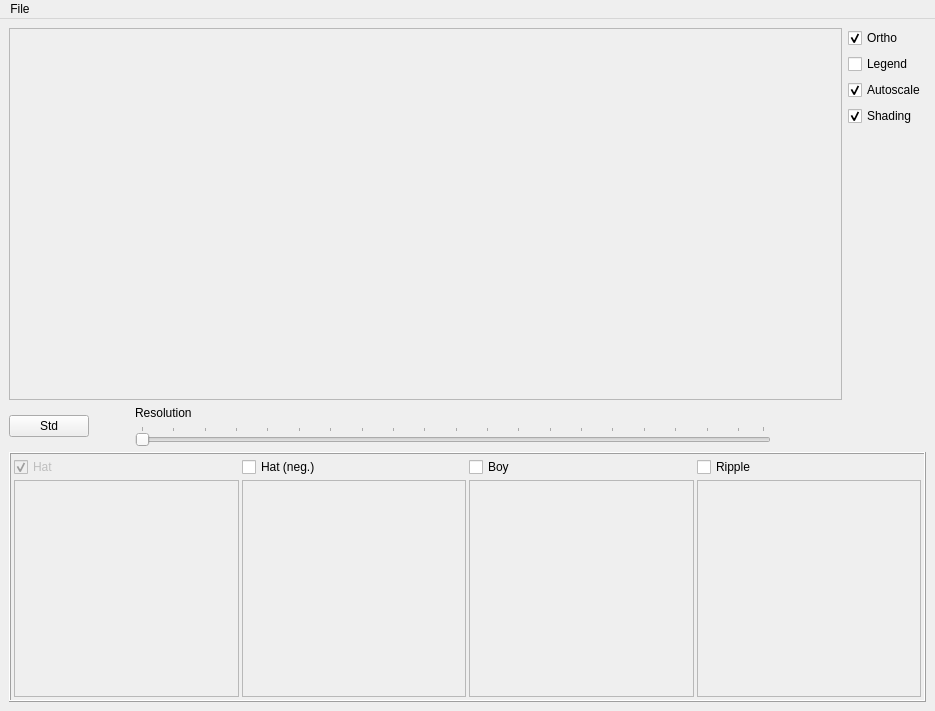
<?xml version="1.0" encoding="UTF-8"?>
<ui version="4.0">
 <class>MainWindow</class>
 <widget class="QMainWindow" name="MainWindow">
  <property name="geometry">
   <rect>
    <x>0</x>
    <y>0</y>
    <width>935</width>
    <height>711</height>
   </rect>
  </property>
  <property name="windowTitle">
   <string>Plotlets</string>
  </property>
  <widget class="QWidget" name="centralWidget">
   <layout class="QVBoxLayout" name="verticalLayout_8">
    <item>
     <layout class="QHBoxLayout" name="horizontalLayout_2">
      <item>
       <layout class="QVBoxLayout" name="verticalLayout_4">
        <item>
         <widget class="QFrame" name="frame">
          <property name="sizePolicy">
           <sizepolicy hsizetype="MinimumExpanding" vsizetype="MinimumExpanding">
            <horstretch>0</horstretch>
            <verstretch>0</verstretch>
           </sizepolicy>
          </property>
          <property name="frameShape">
           <enum>QFrame::StyledPanel</enum>
          </property>
          <property name="frameShadow">
           <enum>QFrame::Sunken</enum>
          </property>
         </widget>
        </item>
        <item>
         <layout class="QHBoxLayout">
          <property name="spacing">
           <number>6</number>
          </property>
          <property name="margin">
           <number>0</number>
          </property>
          <item>
           <layout class="QHBoxLayout">
            <property name="spacing">
             <number>6</number>
            </property>
            <property name="margin">
             <number>0</number>
            </property>
            <item>
             <widget class="QPushButton" name="normButton">
              <property name="text">
               <string>Std</string>
              </property>
             </widget>
            </item>
            <item>
             <spacer>
              <property name="orientation">
               <enum>Qt::Horizontal</enum>
              </property>
              <property name="sizeType">
               <enum>QSizePolicy::Fixed</enum>
              </property>
              <property name="sizeHint" stdset="0">
               <size>
                <width>40</width>
                <height>20</height>
               </size>
              </property>
             </spacer>
            </item>
            <item>
             <layout class="QVBoxLayout">
              <property name="spacing">
               <number>6</number>
              </property>
              <property name="margin">
               <number>0</number>
              </property>
              <item>
               <widget class="QLabel" name="label_3">
                <property name="text">
                 <string>&lt;html&gt;&lt;head&gt;&lt;meta name=&quot;qrichtext&quot; content=&quot;1&quot; /&gt;&lt;/head&gt;&lt;body style=&quot; white-space: pre-wrap; font-family:MS Shell Dlg; font-weight:400; font-style:normal; text-decoration:none;&quot;&gt;&lt;p style=&quot; margin-top:0px; margin-bottom:0px; margin-left:0px; margin-right:0px; -qt-block-indent:0; text-indent:0px;&quot;&gt;Resolution&lt;/p&gt;&lt;/body&gt;&lt;/html&gt;</string>
                </property>
               </widget>
              </item>
              <item>
               <widget class="QSlider" name="resSlider">
                <property name="minimum">
                 <number>1</number>
                </property>
                <property name="maximum">
                 <number>100</number>
                </property>
                <property name="orientation">
                 <enum>Qt::Horizontal</enum>
                </property>
                <property name="tickPosition">
                 <enum>QSlider::TicksAbove</enum>
                </property>
                <property name="tickInterval">
                 <number>5</number>
                </property>
               </widget>
              </item>
             </layout>
            </item>
           </layout>
          </item>
          <item>
           <spacer>
            <property name="orientation">
             <enum>Qt::Horizontal</enum>
            </property>
            <property name="sizeType">
             <enum>QSizePolicy::Fixed</enum>
            </property>
            <property name="sizeHint" stdset="0">
             <size>
              <width>71</width>
              <height>20</height>
             </size>
            </property>
           </spacer>
          </item>
         </layout>
        </item>
       </layout>
      </item>
      <item>
       <layout class="QVBoxLayout" name="verticalLayout_3">
        <item>
         <layout class="QHBoxLayout" name="horizontalLayout_8">
          <item>
           <layout class="QVBoxLayout" name="verticalLayout">
            <item>
             <widget class="QCheckBox" name="projection">
              <property name="text">
               <string>Ortho</string>
              </property>
              <property name="checked">
               <bool>true</bool>
              </property>
             </widget>
            </item>
            <item>
             <widget class="QCheckBox" name="colorlegend">
              <property name="text">
               <string>Legend</string>
              </property>
             </widget>
            </item>
            <item>
             <widget class="QCheckBox" name="autoscale">
              <property name="text">
               <string>Autoscale</string>
              </property>
              <property name="checked">
               <bool>true</bool>
              </property>
             </widget>
            </item>
            <item>
             <widget class="QCheckBox" name="shader">
              <property name="text">
               <string>Shading</string>
              </property>
              <property name="checked">
               <bool>true</bool>
              </property>
             </widget>
            </item>
           </layout>
          </item>
         </layout>
        </item>
        <item>
         <spacer name="verticalSpacer_2">
          <property name="orientation">
           <enum>Qt::Vertical</enum>
          </property>
          <property name="sizeHint" stdset="0">
           <size>
            <width>20</width>
            <height>40</height>
           </size>
          </property>
         </spacer>
        </item>
       </layout>
      </item>
     </layout>
    </item>
    <item>
     <widget class="QFrame" name="frame_2">
      <property name="sizePolicy">
       <sizepolicy hsizetype="Expanding" vsizetype="Fixed">
        <horstretch>0</horstretch>
        <verstretch>0</verstretch>
       </sizepolicy>
      </property>
      <property name="minimumSize">
       <size>
        <width>0</width>
        <height>250</height>
       </size>
      </property>
      <property name="maximumSize">
       <size>
        <width>16777213</width>
        <height>250</height>
       </size>
      </property>
      <property name="frameShape">
       <enum>QFrame::Box</enum>
      </property>
      <property name="frameShadow">
       <enum>QFrame::Raised</enum>
      </property>
      <layout class="QHBoxLayout" name="horizontalLayout">
       <property name="spacing">
        <number>3</number>
       </property>
       <property name="margin">
        <number>3</number>
       </property>
       <item>
        <layout class="QVBoxLayout" name="verticalLayout_2">
         <property name="sizeConstraint">
          <enum>QLayout::SetMaximumSize</enum>
         </property>
         <item>
          <widget class="QCheckBox" name="cbHat">
           <property name="enabled">
            <bool>false</bool>
           </property>
           <property name="text">
            <string>Hat</string>
           </property>
           <property name="checked">
            <bool>true</bool>
           </property>
          </widget>
         </item>
         <item>
          <widget class="ConfigFrame" name="cfgHat">
           <property name="sizePolicy">
            <sizepolicy hsizetype="Expanding" vsizetype="Expanding">
             <horstretch>0</horstretch>
             <verstretch>0</verstretch>
            </sizepolicy>
           </property>
           <property name="maximumSize">
            <size>
             <width>16777215</width>
             <height>16777215</height>
            </size>
           </property>
           <property name="frameShape">
            <enum>QFrame::StyledPanel</enum>
           </property>
           <property name="frameShadow">
            <enum>QFrame::Sunken</enum>
           </property>
          </widget>
         </item>
        </layout>
       </item>
       <item>
        <layout class="QVBoxLayout" name="verticalLayout_5">
         <property name="sizeConstraint">
          <enum>QLayout::SetMaximumSize</enum>
         </property>
         <item>
          <widget class="QCheckBox" name="cbHatn">
           <property name="text">
            <string>Hat (neg.)</string>
           </property>
          </widget>
         </item>
         <item>
          <widget class="ConfigFrame" name="cfgHatn">
           <property name="enabled">
            <bool>false</bool>
           </property>
           <property name="sizePolicy">
            <sizepolicy hsizetype="Expanding" vsizetype="Expanding">
             <horstretch>0</horstretch>
             <verstretch>0</verstretch>
            </sizepolicy>
           </property>
           <property name="maximumSize">
            <size>
             <width>16777215</width>
             <height>16777215</height>
            </size>
           </property>
           <property name="frameShape">
            <enum>QFrame::StyledPanel</enum>
           </property>
           <property name="frameShadow">
            <enum>QFrame::Sunken</enum>
           </property>
          </widget>
         </item>
        </layout>
       </item>
       <item>
        <layout class="QVBoxLayout" name="verticalLayout_6">
         <property name="sizeConstraint">
          <enum>QLayout::SetMaximumSize</enum>
         </property>
         <item>
          <widget class="QCheckBox" name="cbBoy">
           <property name="text">
            <string>Boy</string>
           </property>
          </widget>
         </item>
         <item>
          <widget class="ConfigFrame" name="cfgBoy">
           <property name="enabled">
            <bool>false</bool>
           </property>
           <property name="sizePolicy">
            <sizepolicy hsizetype="Expanding" vsizetype="Expanding">
             <horstretch>0</horstretch>
             <verstretch>0</verstretch>
            </sizepolicy>
           </property>
           <property name="maximumSize">
            <size>
             <width>16777215</width>
             <height>16777215</height>
            </size>
           </property>
           <property name="frameShape">
            <enum>QFrame::StyledPanel</enum>
           </property>
           <property name="frameShadow">
            <enum>QFrame::Sunken</enum>
           </property>
          </widget>
         </item>
        </layout>
       </item>
       <item>
        <layout class="QVBoxLayout" name="verticalLayout_7">
         <property name="sizeConstraint">
          <enum>QLayout::SetDefaultConstraint</enum>
         </property>
         <item>
          <widget class="QCheckBox" name="cbRipple">
           <property name="text">
            <string>Ripple</string>
           </property>
          </widget>
         </item>
         <item>
          <widget class="ConfigFrame" name="cfgRipple">
           <property name="enabled">
            <bool>false</bool>
           </property>
           <property name="sizePolicy">
            <sizepolicy hsizetype="Expanding" vsizetype="Expanding">
             <horstretch>0</horstretch>
             <verstretch>0</verstretch>
            </sizepolicy>
           </property>
           <property name="maximumSize">
            <size>
             <width>16777215</width>
             <height>16777215</height>
            </size>
           </property>
           <property name="frameShape">
            <enum>QFrame::StyledPanel</enum>
           </property>
           <property name="frameShadow">
            <enum>QFrame::Sunken</enum>
           </property>
          </widget>
         </item>
        </layout>
       </item>
      </layout>
     </widget>
    </item>
   </layout>
  </widget>
  <widget class="QMenuBar" name="menuBar">
   <property name="geometry">
    <rect>
     <x>0</x>
     <y>0</y>
     <width>935</width>
     <height>18</height>
    </rect>
   </property>
   <widget class="QMenu" name="filemenu">
    <property name="title">
     <string>File</string>
    </property>
    <addaction name="Exit"/>
   </widget>
   <addaction name="filemenu"/>
  </widget>
  <action name="Exit">
   <property name="text">
    <string>Exit</string>
   </property>
   <property name="shortcut">
    <string>Ctrl+Q</string>
   </property>
  </action>
  <action name="pointstyle">
   <property name="checkable">
    <bool>true</bool>
   </property>
   <property name="icon">
    <iconset resource="../../images.qrc">
     <normaloff>:/images/scattered.png</normaloff>:/images/scattered.png</iconset>
   </property>
   <property name="text">
    <string>pointstyle</string>
   </property>
  </action>
  <action name="wireframe">
   <property name="checkable">
    <bool>true</bool>
   </property>
   <property name="icon">
    <iconset resource="../../images.qrc">
     <normaloff>:/images/wireframe.png</normaloff>:/images/wireframe.png</iconset>
   </property>
   <property name="text">
    <string>wireframe</string>
   </property>
  </action>
  <action name="hiddenline">
   <property name="checkable">
    <bool>true</bool>
   </property>
   <property name="icon">
    <iconset resource="../../images.qrc">
     <normaloff>:/images/hiddenline.png</normaloff>:/images/hiddenline.png</iconset>
   </property>
   <property name="text">
    <string>hiddenline</string>
   </property>
  </action>
  <action name="polygon">
   <property name="checkable">
    <bool>true</bool>
   </property>
   <property name="icon">
    <iconset resource="../../images.qrc">
     <normaloff>:/images/polygon.png</normaloff>:/images/polygon.png</iconset>
   </property>
   <property name="text">
    <string>polygon</string>
   </property>
  </action>
  <action name="filledmesh">
   <property name="checkable">
    <bool>true</bool>
   </property>
   <property name="icon">
    <iconset resource="../../images.qrc">
     <normaloff>:/images/filledmesh.png</normaloff>:/images/filledmesh.png</iconset>
   </property>
   <property name="text">
    <string>filledmesh</string>
   </property>
  </action>
  <action name="nodata">
   <property name="checkable">
    <bool>true</bool>
   </property>
   <property name="icon">
    <iconset resource="../../images.qrc">
     <normaloff>:/images/nodata.png</normaloff>:/images/nodata.png</iconset>
   </property>
   <property name="text">
    <string>nodata</string>
   </property>
  </action>
  <action name="floordata">
   <property name="checkable">
    <bool>true</bool>
   </property>
   <property name="icon">
    <iconset resource="../../images.qrc">
     <normaloff>:/images/floordata.png</normaloff>:/images/floordata.png</iconset>
   </property>
   <property name="text">
    <string>floordata</string>
   </property>
  </action>
  <action name="flooriso">
   <property name="checkable">
    <bool>true</bool>
   </property>
   <property name="icon">
    <iconset resource="../../images.qrc">
     <normaloff>:/images/flooriso.png</normaloff>:/images/flooriso.png</iconset>
   </property>
   <property name="text">
    <string>flooriso</string>
   </property>
  </action>
  <action name="floornone">
   <property name="checkable">
    <bool>true</bool>
   </property>
   <property name="icon">
    <iconset resource="../../images.qrc">
     <normaloff>:/images/floorempty.png</normaloff>:/images/floorempty.png</iconset>
   </property>
   <property name="text">
    <string>floornone</string>
   </property>
  </action>
  <action name="normals">
   <property name="checkable">
    <bool>true</bool>
   </property>
   <property name="icon">
    <iconset resource="../../images.qrc">
     <normaloff>:/images/normals.png</normaloff>:/images/normals.png</iconset>
   </property>
   <property name="text">
    <string>normals</string>
   </property>
  </action>
  <action name="axescolor">
   <property name="text">
    <string>&amp;Axes</string>
   </property>
  </action>
  <action name="backgroundcolor">
   <property name="text">
    <string>&amp;Background</string>
   </property>
  </action>
  <action name="meshcolor">
   <property name="text">
    <string>&amp;Mesh</string>
   </property>
  </action>
  <action name="numbercolor">
   <property name="text">
    <string>&amp;Numbers</string>
   </property>
  </action>
  <action name="labelcolor">
   <property name="text">
    <string>&amp;Label</string>
   </property>
  </action>
  <action name="titlecolor">
   <property name="text">
    <string>&amp;Caption</string>
   </property>
  </action>
  <action name="datacolor">
   <property name="text">
    <string>Data Color</string>
   </property>
  </action>
  <action name="resetcolor">
   <property name="text">
    <string>&amp;Reset</string>
   </property>
  </action>
  <action name="numberfont">
   <property name="text">
    <string>&amp;Scale numbering</string>
   </property>
  </action>
  <action name="labelfont">
   <property name="text">
    <string>&amp;Axes label</string>
   </property>
  </action>
  <action name="titlefont">
   <property name="text">
    <string>&amp;Caption</string>
   </property>
  </action>
  <action name="resetfont">
   <property name="text">
    <string>&amp;Reset</string>
   </property>
  </action>
 </widget>
 <customwidgets>
  <customwidget>
   <class>ConfigFrame</class>
   <extends>QFrame</extends>
   <header>configframe.h</header>
   <container>1</container>
  </customwidget>
 </customwidgets>
 <resources>
  <include location="../../images.qrc"/>
 </resources>
 <connections>
  <connection>
   <sender>cbHat</sender>
   <signal>clicked(bool)</signal>
   <receiver>cfgHat</receiver>
   <slot>setEnabled(bool)</slot>
   <hints>
    <hint type="sourcelabel">
     <x>236</x>
     <y>474</y>
    </hint>
    <hint type="destinationlabel">
     <x>236</x>
     <y>551</y>
    </hint>
   </hints>
  </connection>
  <connection>
   <sender>cbHatn</sender>
   <signal>clicked(bool)</signal>
   <receiver>cfgHatn</receiver>
   <slot>setEnabled(bool)</slot>
   <hints>
    <hint type="sourcelabel">
     <x>464</x>
     <y>474</y>
    </hint>
    <hint type="destinationlabel">
     <x>464</x>
     <y>696</y>
    </hint>
   </hints>
  </connection>
  <connection>
   <sender>cbBoy</sender>
   <signal>clicked(bool)</signal>
   <receiver>cfgBoy</receiver>
   <slot>setEnabled(bool)</slot>
   <hints>
    <hint type="sourcelabel">
     <x>692</x>
     <y>474</y>
    </hint>
    <hint type="destinationlabel">
     <x>692</x>
     <y>696</y>
    </hint>
   </hints>
  </connection>
  <connection>
   <sender>cbRipple</sender>
   <signal>clicked(bool)</signal>
   <receiver>cfgRipple</receiver>
   <slot>setEnabled(bool)</slot>
   <hints>
    <hint type="sourcelabel">
     <x>920</x>
     <y>474</y>
    </hint>
    <hint type="destinationlabel">
     <x>920</x>
     <y>696</y>
    </hint>
   </hints>
  </connection>
 </connections>
</ui>
